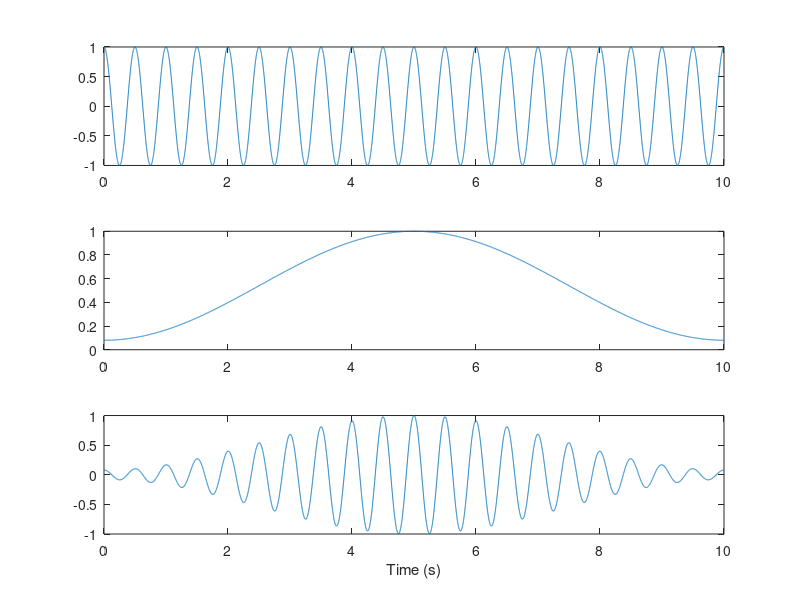
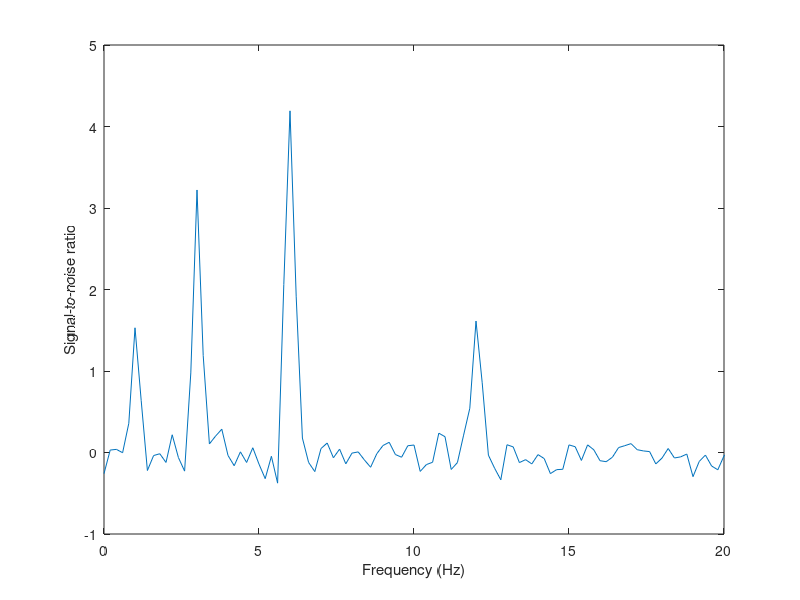

Write MATLAB code to recreate these figures, in order. (Note: this script raises an error after producing the figures.)


%% Chapter 4.1, Figure 4.1

srate = 1000;
t = 0:1/srate:10;

% A complex sine wave (in the book, csw) is made by embedding 
% a sine wave in Euler's formula
complexsinewave = exp(1i*2*pi*t); % frequency implicitly is 1

% 3D plot
plot3(t,real(complexsinewave),imag(complexsinewave))

xlabel('time'), ylabel('real part'), zlabel('imaginary part')
% Activate click-and-drag; this function does not work in Octave (as of
% summer 2014). Octave activates 3D plots automatically.
rotate3d 
axis image

% Use the following line to get the second part of Figure 4.1
%view([0 90])

%% Chapter 4.2

% create a sine wave signal
signal = 2*sin(2*pi*3*t + pi/2);

% see next section for plotting

% The Fourier transform does not deal with 'time' in real units such as
% seconds; instead, 'time' is normalized from 0 to 1.
fouriertime = (0:length(t)-1)/length(t);

% initialize the Fourier coefficients vector
signalX = zeros(size(signal));

% loop through data points in the signal
% (which are converted to frequencies)
for fi=1:length(signalX)
    % complex sine wave for this frequency
    csw = exp(-1i*2*pi*(fi-1)*fouriertime);
    
    % dot product between complex sine wave and signal
    signalX(fi) = sum( csw.*signal ) / length(signal);
end

% the above loop-based algorithm for the discrete Fourier transform is slow
% and can be replaced with the Matlab function fft (fast-Fourier-transform).
signalXF = fft(signal)/length(signal);

%% 4.3, Figure 4.2

% Nyquist frequency is half of the sampling rate.
nyquistfreq = srate/2;

% Convert frequencies in arbitrary units to frequencies in Hz (1/seconds)
hz = linspace(0,nyquistfreq,floor(length(t)/2)+1);

clf
% plot the time domain signal
subplot(211)
plot(t,signal)
xlabel('Time (s)'), ylabel('Amplitude')
set(gca,'ylim',[-2.2 2.2])

% and now plot the result of the Fourier transform
subplot(212)
plot(hz,2*abs(signalX(1:length(hz))),'o'), hold on
plot(hz,2*abs(signalXF(1:length(hz))),'r.-')
set(gca,'xlim',[0 10],'ylim',[-.05 2.2])
xlabel('Frequencies (Hz)'), ylabel('Amplitude')
legend({'slow Fourier transform';'fast Fourier transform'})

%% Chapter 4.3

% optional plotting of phase values
clf
plot(hz,angle(signalX(1:length(hz))))
hold on
plot(hz,angle(signalXF(1:length(hz))),'r')
xlabel('Frequencies (Hz)'), ylabel('Phase (radians)')

%% Chapter 4.4, Figure 4.3

srate = 1000;
t = 0:1/srate:5;
a = [10 2 5 8]; 
f = [3 1 6 12];

% create multifrequency signal
signal = zeros(size(t));
for i=1:length(a)
    signal = signal + a(i)*sin(2*pi*f(i)*t);
end

% Compute its Fourier transform
signalX = fft(signal)/length(signal);
hz = linspace(0,srate/2,floor(length(t)/2)+1);

% plot time domain
subplot(211)
plot(t,signal)
xlabel('Time (s)'), ylabel('amplitude')

% plot frequency domain
subplot(212)
plot(hz,2*abs(signalX(1:length(hz))),'ks-','markerface','k')
set(gca,'xlim',[0 max(f)*1.3]);
xlabel('Frequencies (Hz)'), ylabel('amplitude')

%% Chapter 4.4, Figure 4.4

% Add noise to signal 
signalN = signal + randn(size(signal))*20;
fouriercoefsN = fft(signalN)/length(signalN);

subplot(211)
plot(t,signalN)
xlabel('Time (s)'), ylabel('amplitude')

subplot(212)
plot(hz,2*abs(fouriercoefsN(1:length(hz))),'ks-','markerface','k')
set(gca,'xlim',[0 max(f)*1.3]);
xlabel('Frequencies (Hz)'), ylabel('amplitude')

%% Chapter 4.5, Figure 4.5

% The following two lines are equivalent
[junk,tenHzidx] = min(abs(hz-10));
tenHzidx = dsearchn(hz',10);

frex_idx = sort(dsearchn(hz',f'));
requested_frequences = 2*abs(signalX(frex_idx));


clf
bar(requested_frequences)
xlabel('Frequencies (Hz)'), ylabel('Amplitude')
set(gca,'xtick',1:length(frex_idx),'xticklabel',cellstr(num2str(round(hz(frex_idx))')))

%% Chapter 4.6, Figure 4.6

srate=1000;
t = 0:1/srate:5;
f = 3; % frequency in Hz

% sine wave with time-increasing amplitude
signal = linspace(1,10,length(t)).*sin(2*pi*f*t);

signalX = fft(signal)/length(t);
hz = linspace(0,srate/2,floor(length(t)/2)+1);

subplot(211),
plot(t,signal)
xlabel('Time'), ylabel('amplitude')

subplot(212)
plot(hz,2*abs(signalX(1:length(hz))),'s-','markerface','k')
xlabel('Frequency (Hz)'), ylabel('amplitude')
set(gca,'xlim',[0 10])

%% Chapter 4.6, Figure 4.7

a = [10 2 5 8];
f = [3 1 6 12];

% This is nearly the same signal that was created in Chapter 3.
timechunks = round(linspace(1,length(t),length(a)+1));

signal = 0;
for i=1:length(a)
    signal = cat(2,signal,a(i)* ...
        sin(2*pi*f(i)*t(timechunks(i):timechunks(i+1)-1) ));
end

signalX = fft(signal)/length(t);
hz = linspace(0,srate/2,floor(length(t)/2)+1);

subplot(211)
plot(t,signal)
xlabel('Time'), ylabel('amplitude')

subplot(212)
plot(hz,2*abs(signalX(1:length(hz))),'s-','markerface','k')
xlabel('Frequency (Hz)'), ylabel('amplitude')
set(gca,'xlim',[0 20])

%% Chapter 4.6, Figure 4.8

f  = [2 10];
ff = linspace(f(1),mean(f),length(t));
signal = sin(2*pi.*ff.*t);

signalX = fft(signal)/length(t);
hz = linspace(0,srate/2,floor(length(t)/2));

subplot(211)
plot(t,signal)
xlabel('Time'), ylabel('amplitude')

subplot(212)
plot(hz,2*abs(signalX(1:length(hz))))
xlabel('Frequency (Hz)'), ylabel('amplitude')
set(gca,'xlim',[0 30])

%% 4.7, Figure 4.9

srate = 100;
t = 0:1/srate:11;
boxes = double(.02+(mod(.25+t,2)>1.5));

signalX = fft(boxes)/length(t);
hz = linspace(0,srate/2,floor(length(t)/2));

subplot(211)
plot(t,boxes)
xlabel('Time'), ylabel('amplitude')
set(gca,'xlim',[0 11],'ylim',[-.05 1.1])

subplot(212)
plot(hz,2*abs(signalX(1:length(hz))))
xlabel('Frequency (Hz)'), ylabel('amplitude')
set(gca,'xlim',[0 30],'ylim',[0 .3])

%% Chapter 4.8, Figure 4.10

x = (linspace(0,1,1000)>.5)+0; % +0 converts from boolean to number

% plot
subplot(211)
plot(x)
set(gca,'ylim',[-.1 1.1])
xlabel('Time (a.u.)'), ylabel('Amplitude (a.u.)')

subplot(212)
plot(abs(fft(x))),
set(gca,'xlim',[0 200],'ylim',[0 100])
xlabel('Frequency (a.u.)'), ylabel('Amplitude (a.u.)')

%% Chapter 4.8, Figure 4.11

srate = 1000; 
t     = 0:1/srate:10;
n     = length(t);
hann  = .5*(1-cos(2*pi*(1:n)/(n-1))); % Hann taper

% define sine and cosine waves
x1 = sin(2*pi*2*t + pi/2);
x2 = sin(2*pi*2*t);

subplot(211)
plot(t,x1)
hold on
plot(t,x2,'r')
xlabel('Time'), ylabel('Amplitude')

% FFTs
X1 = fft(x1)/length(t);
X2 = fft(x2)/length(t);
hz = linspace(0,srate/2,floor(length(t)/2)+1);

% Plot power spectra
subplot(212)
plot(hz,2*abs(X1(1:length(hz))),'b.-'), hold on
plot(hz,2*abs(X2(1:length(hz))),'r.-')
xlabel('Frequency (Hz)'), ylabel('Amplitude')
set(gca,'xlim',[0 10],'ylim',[0 .001])

%% Chapter 4.8, Figure 4.12

% Below are three different windowing functions that can be used to taper a
% signal before computing the Fourier transform. These are certainly not
% the only three, but they are the three most often used.

hann_win     = .5*(1-cos(2*pi*linspace(0,1,n)));
hamming_win  = .54 - .46*cos(2*pi*linspace(0,1,n));
gaussian_win = exp(-.5*(2.5*(-n/2:n/2-1)/(n/2)).^2);

% select which of the above to use
win2use = hamming_win;hann_win;

figure(1), clf
subplot(311), plot(t,x1)
subplot(312), plot(t,win2use)
subplot(313), plot(t,x1.*win2use)
xlabel('Time (s)')

% Plot all three for comparison. You can see that the three windows are all
% extremely similar to each other. Thus, the choice of which window to use
% is generally not a very important one.
figure(2)
plot(t,hann_win)
hold on
plot(t,hamming_win,'r')
plot(t,gaussian_win,'k')
xlabel('Time (s)'), ylabel('Amplitude (i.e., scaling')
legend({'Hann';'Hamming';'Gaussian'})

%% Chapter 4.8, Figure 4.13

clf

X1 = fft(x1)/n;
X2 = fft(x1.*hann)/n;
hz = linspace(0,srate/2,floor(length(t)/2)+1);

plot(hz,2*abs(X1(1:length(hz))),'s-','markerface','k'), hold on
plot(hz,2*abs(X2(1:length(hz))),'sr-','markerface','r')

xlabel('Frequency (Hz)'), ylabel('Amplitude')
set(gca,'xlim',[0 5],'ylim',[-.01 1.1])

%% For plot inset, use the following code

ylims = linspace(1.1,.002,200);
for yi=1:length(ylims)
    set(gca,'ylim',[0 ylims(yi)])
    pause(.01)
end

%% Chapter 4.9, Figure 4.14

clf

% time series of zeros and ones
n = 50;
x = (linspace(0,1,n)>.5)+0;

subplot(211)
plot(x)
set(gca,'ylim',[-.1 1.1])
xlabel('Time (a.u.)'), ylabel('Amplitude')

% how much zero padding to do. Try changing this between 1 and 10.
zeropadfactor = 2;

% FFTs and corresponding frequencies in Hz
X1  = fft(x,n)/n;
X2  = fft(x,zeropadfactor*n)/n;
hz1 = linspace(0,n/2,floor(n/2)+1);
hz2 = linspace(0,n/2,floor(zeropadfactor*n/2)+1);

% plot time domain signal
subplot(212)
plot(hz1,2*abs(X1(1:length(hz1))))
hold on

% ... and their power spectra
plot(hz2,2*abs(X2(1:length(hz2))),'r')
set(gca,'xlim',[0 20])
xlabel('Frequency (a.u.)'), ylabel('Amplitude')

%% Chapter 4.10, Figure 4.15

% Define "continuous" sine wave (really just a sine with relatively high
% sampling rate compared to the "measurement" sampling rates below).
srate = 1000;
t = 0:1/srate:1;
f = 30; % Hz
d = sin(2*pi*f*t);


% "Measurement" sampling rates
srates = [15 20 50 200]; % Hz

clf
for i=1:4
    subplot(2,2,i)
    
    % plot 'continuous' sine wave
    plot(t,d), hold on
    
    % plot sampled sine wave
    samples = round(1:1000/srates(i):length(t));
    plot(t(samples),d(samples),'r-','linew',2)
    
    title([ 'Sampled at ' num2str(srates(i)) ' Hz' ])
    set(gca,'ylim',[-1.1 1.1],'xtick',0:.25:1)
end

%% Chapter 4.11, Figure 4.16

% define properties of data
nTrials = 40;
srate   = 1000;
t       = 0:1/srate:5;
npnts   = length(t);
a       = [2 3 4 2];
f       = [1 3 6 12];

% create multi-frequency signal
data=zeros(size(t));
for i=1:length(a)
    data = data + a(i)*sin(2*pi*f(i)*t);
end

% add noise using bsxfun. The idea here is to add the same signal to many
% trials of noise.
dataWnoise = bsxfun(@plus,data,30*randn(nTrials,npnts));

% Hann window to taper data
hanwin = .5*(1-cos(2*pi*linspace(0,1,npnts)));

hz = linspace(0,srate/2,floor(npnts/2)+1);
x  = zeros(nTrials,length(hz));
for triali=1:nTrials
    temp = fft(hanwin.*dataWnoise(triali,:))/npnts;
    x(triali,:) = 2*abs(temp(1:length(hz)));
end

% The loop above over trials is done for illustration to make clear that
% the FFT is computed on each trial separately. However, the loop is
% unnecessary; the previous 5 lines of code are equivalent to the following
% two lines:
x = fft(bsxfun(@times,dataWnoise,hanwin),[],2)/npnts; % FFT along second dimension
x = 2*abs(x(:,1:length(hz)));

% now plot results
clf
subplot(211)
plot(t,mean(dataWnoise))
xlabel('Time (s)'), ylabel('Amplitude')

subplot(212)
plot(hz,x), hold on
plot(hz,mean(x),'k','linewidth',5)
set(gca,'xlim',[0 20])
xlabel('Frequency (Hz)'), ylabel('Amplitude')

%% Chapter 4.12, Figure 4.17

% detrend before computing SNR. It is important to detrend along the
% correct dimension. Try removing the two transpose marks below and watch
% what happens when the data are detrended over trials (which is incorrect)
% compared to over frequencies (the correct way).
detrendx = detrend(x')';
snr = mean(detrendx)./std(detrendx);
clf
plot(hz,snr)
set(gca,'xlim',[0 20])
xlabel('Frequency (Hz)'), ylabel('Signal-to-noise ratio')

%% Chapter 4.13, Figure 4.18

% This cell requires the signal processing toolbox in Matlab, for access to
% the function dpss.m As of summer 2014, it is not included in the Signal package
% in Octave. See http://wiki.octave.org/Signal_package.

srate = 1000;
t = 0:1/srate:5;
n = length(t);

% how much noise to add
noisefactor = 20;

% create multi-frequency signal
a = [2 3 4 2];
f = [1 3 6 12];
data=zeros(size(t));
for i=1:length(a)
    data = data + a(i)*sin(2*pi*f(i)*t);
end
data = data + noisefactor*randn(size(data));

% define Slepian tapers. 
tapers = dpss(n,3)';

% initialize multitaper power matrix
mtPow = zeros(floor(n/2)+1,1);
hz = linspace(0,srate/2,floor(n/2)+1);

% loop through tapers
for tapi = 1:size(tapers,1)-1 % -1 because the last taper is typically not used
    
    % scale the taper for interpretable FFT result
    temptaper = tapers(tapi,:)./max(tapers(tapi,:));
    
    % FFT of tapered data
    x = abs(fft(data.*temptaper)/n).^2;
    
    % add this spectral estimate to the total power estimate
    mtPow = mtPow + x(1:length(hz))';
end
% Because the power spectra were summed over many tapers, 
% divide by the number of tapers to get the average.
mtPow = mtPow./tapi;

% now compute the 'normal' power spectra using one taper
hann   = .5*(1-cos(2*pi*(1:n)/(n-1)));
x      = abs(fft(data.*hann)/n).^2;
regPow = x(1:length(hz)); % regPow = regular power

% Now plot both power spectra. Note that power is plotted here instead of
% amplitude because of the amount of noise. Try plotting amplitude by
% multiplying the FFT result by 2 instead of squaring.
clf
plot(hz,mtPow,'.-'), hold on
plot(hz,regPow,'r.-')
set(gca,'xlim',[0 15])

%% Chapter 4.14, Figure 4.19

% Time series of random numbers and its FFT.
xTime = randn(20,1);
xFreq = fft(xTime)/length(xTime);

% Remember that 'time' in the Fourier transform (and, thus, also in the
% inverse-Fourier transform) is normalized from 0 to almost-1.
t = (0:length(xTime)-1)'/length(xTime);

% compute inverse Fourier transform
recon_data = zeros(size(xTime));
for fi=1:length(xTime)
    % Note that a complex sine wave is created for each frequency, scaled
    % by the Fourier coefficient derived from the forward Fourier transform.
    sine_wave = xFreq(fi)*exp(1i*2*pi*(fi-1).*t);
    recon_data = recon_data + sine_wave;
end

clf
plot(xTime,'.-'), hold on
plot(real(recon_data),'ro')

% in practice it is better to use the ifft function. The result below is
% identical to the previous. The result must be scaled up because the FFT
% result above was scaled down.
recon_data = ifft(xFreq)*length(xTime);
plot(real(recon_data),'m.')

legend({'original signal';'''manual'' inverse Fourier';'ifft reconstructed'})

%% Chapter 4.15, exercise 1, Figure 4.20

% first, the basics:
srate = 1000;
time  = 0:1/srate:6;
N     = length(time);
f     = [1 5]; % in hz
ff    = linspace(f(1),mean(f),length(time));
data  = sin(2*pi.*ff.*time);

% second, compute Fourier transform
dataX = fft(data);

% third, shuffle phases
phases = angle([dataX(10:end) dataX(1:9)]);
shuffdata = abs(dataX).*exp(1i*phases);

% fourth, reconstruct the signal
newdata  = ifft(shuffdata);
newdataX = fft(newdata);

% fifth, plot the results
clf
subplot(211)
plot(time,data), hold on
plot(time,real(newdata),'r')
xlabel('Time (s)'), ylabel('Amplitude')
legend({'original';'phase-scrambled'})

subplot(212)
hz = linspace(0,srate/2,floor(N/2)+1);
plot(hz,2*abs(dataX(1:length(hz))/N),'o'), hold on
plot(hz,2*abs(newdataX(1:length(hz))/N),'r')
set(gca,'xlim',[0 20])
xlabel('Frequency (Hz)'), ylabel('Amplitude')
legend({'original';'phase-scrambled'})

%% end
